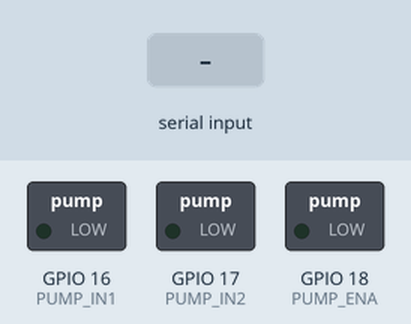
This sketch was run on a simulated ESP32. On the bench: switched loads named in the sketch (green lamp = pin HIGH). The test bench sets the inputs (shaded band). WiFi joins after 1.5 s; servers stay silent unless stated; the local clock reads 2024-03-15 10:24:30 at power-on unless the sketch sets it; EEPROM starts erased; what the sketch prints to the serial monitor is not drawn.

Above: at 0.0 s.
At 2.9 s:
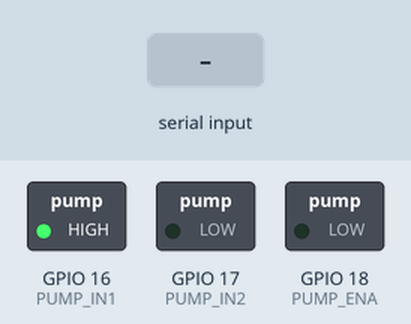
3.0 s: "P" received over Serial
At 3.7 s:
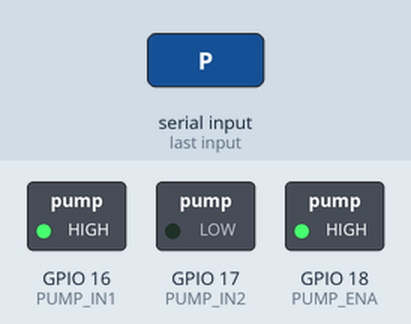
5.4 s: "R" received over Serial
7.0 s: "E" received over Serial
Timing chart, 0 to 10.0 s (numbered marks = the images above; inputs shaded):
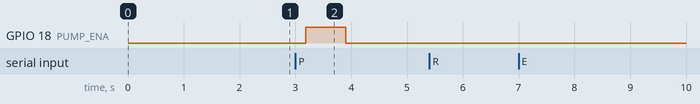

The sketch:

water_test.ino
```cpp
// ESP32: Real-time growth stage scheduler (NTP + NVS)
#include <WiFi.h>
#include <time.h>
#include <Preferences.h>

// ===== 펌프 핀 설정 =====
#define PUMP_IN1 16
#define PUMP_IN2 17
#define PUMP_ENA 18

// ===== LEDC PWM 설정 =====
#define PUMP_CH       0      // PWM 채널
#define PUMP_PWM_FREQ 5000   // 5 kHz
#define PUMP_PWM_RES  8      // 8-bit (0~255)
#define PUMP_FULL_DUTY 255   // 최대 듀티

// ===== 펌프 유량 =====
float PUMP_FLOW_LPS = 0.20f; // 0.20 L/s = 200 mL/s (실측 후 교체)

// ===== 안전 제한 =====
const unsigned long PUMP_MIN_MS = 250;   // 최소 동작시간
const unsigned long PUMP_MAX_MS = 15000; // 최대 동작시간

// ===== NVS 저장소 =====
Preferences prefs;
const char* NVS_NAMESPACE = "grow";
const char* NVS_KEY_PLANT = "plant_epoch";
const char* NVS_KEY_LAST_IRRIG = "last_irrig";

// ===== Wi-Fi 설정 =====
const char* WIFI_SSID = "JJY_WIFI";
const char* WIFI_PW   = "62935701";
const long  GMT_OFFSET_SEC = 9 * 3600;   // KST = UTC+9
const int   DST_OFFSET_SEC = 0;

// ===== 화분/모델 파라미터 =====
const float POT_L        = 1.8;   // 배양토 부피 : 1.8L
const float POT_AREA_M2  = 0.24f * 0.24f; // 화분 면적 : 24x24cm
const float AWC_L_PER_L  = 0.20;  // 포팅믹스 유효수분함량
const float P_ALLOW      = 0.40;  // 허용 소모율
float       ET0_MM_DAY   = 2.5;   // 실내 기준 ET0

// ===== 생육 단계 구조체 =====
struct Stage {
  const char* name;
  int start_day;
  int end_day;
  float Kc;
  float G;
};

// ===== 생육 단계 정의 =====
Stage STAGES[] = {
  {"초기(발아~본엽1-2)",   0, 10, 0.50f, 0.20f},
  {"생육중기(엽수 증가)", 11, 25, 0.70f, 0.50f},
  {"수확기(잎 최대)",     26, 45, 0.95f, 0.75f},
};
const int STAGE_COUNT = sizeof(STAGES)/sizeof(STAGES[0]);

// ===== 계산 함수 =====
float calcDailyNeedL(float et0, float kc, float G) {
  float ETc = et0 * kc;
  float effective_area = POT_AREA_M2 * G;
  return ETc * effective_area;
}

float calcEventVolumeL() {
  return POT_L * AWC_L_PER_L * P_ALLOW;
}

// ===== 시간 함수 =====
bool getNow(time_t& nowUtc) {
  struct tm t;
  if (!getLocalTime(&t)) return false;
  time_t local = mktime(&t);
  nowUtc = local - GMT_OFFSET_SEC;
  return true;
}

int daysSince(time_t plantEpochUtc) {
  time_t nowUtc;
  if (!getNow(nowUtc)) return -1;
  double sec = difftime(nowUtc, plantEpochUtc);
  return (int)(sec / 86400.0);
}

const Stage* currentStage(int days_since) {
  for (int i=0; i<STAGE_COUNT; ++i) {
    if (days_since >= STAGES[i].start_day && days_since <= STAGES[i].end_day) {
      return &STAGES[i];
    }
  }
  return &STAGES[STAGE_COUNT-1];
}

void stageWithLerp(int days_since, float& kc_out, float& g_out, const char*& name_out) {
  const Stage* s = currentStage(days_since);
  name_out = s->name;
  float span = max(1, s->end_day - s->start_day);
  float prog = constrain((days_since - s->start_day) / span, 0.0f, 1.0f);

  int idx = 0;
  for (int i=0; i<STAGE_COUNT; ++i) if (s == &STAGES[i]) { idx = i; break; }
  if (idx < STAGE_COUNT - 1) {
    const Stage& next = STAGES[idx + 1];
    kc_out = s->Kc + (next.Kc - s->Kc) * prog;
    g_out  = s->G  + (next.G  - s->G ) * prog;
  } else {
    kc_out = s->Kc;
    g_out  = s->G;
  }
}

// ===== 펌프 제어 =====
unsigned long msForLiters(float liters) {
  if (PUMP_FLOW_LPS <= 0.0f) return 0;
  float sec = liters / PUMP_FLOW_LPS;
  unsigned long ms = (unsigned long)(sec * 1000.0f);
  if (ms < PUMP_MIN_MS) ms = PUMP_MIN_MS;
  if (ms > PUMP_MAX_MS) ms = PUMP_MAX_MS;
  return ms;
}

void pumpRunMs(unsigned long ms) {
  ledcWrite(PUMP_CH, PUMP_FULL_DUTY);
  delay(ms);
  ledcWrite(PUMP_CH, 0);
}

void irrigateLiters(float liters) {
  if (liters <= 0.0f) return;

  const unsigned long SPLIT_THRESH_MS = 10000;
  unsigned long ms = msForLiters(liters);

  Serial.print("[관수] 목표량 ");
  Serial.print(liters, 3);
  Serial.print(" L (");
  Serial.print(liters * 1000, 0);
  Serial.print(" ml) → ");
  Serial.print(ms);
  Serial.println(" ms 가동");

  if (ms <= SPLIT_THRESH_MS) {
    pumpRunMs(ms);
  } else {
    unsigned long half = ms / 2;
    pumpRunMs(half);
    delay(1500);
    pumpRunMs(ms - half);
  }
}

// ===== NVS 함수 =====
void setLastIrrigUtc(time_t utc) {
  prefs.putLong64(NVS_KEY_LAST_IRRIG, (long long)utc);
}

time_t getLastIrrigUtc() {
  return (time_t)prefs.getLong64(NVS_KEY_LAST_IRRIG, 0);
}

// ===== 상태 출력 =====
void printStatus() {
  time_t plantEpoch = prefs.getLong64(NVS_KEY_PLANT, 0);
  if (plantEpoch == 0) {
    Serial.println("파종 시각 미설정 → 'P' 입력으로 설정하세요.");
    return;
  }
  int d = daysSince(plantEpoch);
  if (d < 0) {
    Serial.println("시간 동기화 전입니다(NTP/RTC 필요).");
    return;
  }

  const char* name;
  float Kc, G;
  stageWithLerp(d, Kc, G, name);

  float dailyL = calcDailyNeedL(ET0_MM_DAY, Kc, G);
  float eventL = calcEventVolumeL();
  float daysPeriod = (dailyL > 0) ? (eventL / dailyL) : 0;

  Serial.println("\n===== 생육 단계 자동 전환 =====");
  Serial.print("경과일수: "); Serial.println(d);
  Serial.print("현재 단계: "); Serial.println(name);
  Serial.print("Kc="); Serial.print(Kc, 2);
  Serial.print(", G="); Serial.println(G, 2);
  Serial.print("ET0="); Serial.print(ET0_MM_DAY, 2); Serial.println(" mm/day");
  Serial.print("하루 필요수량: "); Serial.print(dailyL, 3); Serial.println(" L/화분");
  Serial.print("권장 1회 급수량: "); Serial.print(eventL, 3);
  Serial.print(" L ("); Serial.print(eventL * 1000, 0); Serial.println(" ml)");
  Serial.print("관수 주기: "); Serial.print(daysPeriod, 1); Serial.println(" 일/회");

  // 다음 급수까지 남은 시간
  Serial.println("\n----- 급수 스케줄 -----");
  time_t lastUtc = getLastIrrigUtc();
  time_t nowUtc;

  if (lastUtc == 0) {
    Serial.println("⚠️ 아직 급수 이력 없음");
    Serial.println("→ 다음 관수 주기 도달 시 자동 급수");
  } else if (getNow(nowUtc)) {
    double elapsedDays = difftime(nowUtc, lastUtc) / 86400.0;
    double remainDays = daysPeriod - elapsedDays;

    Serial.print("마지막 급수: ");
    Serial.print(elapsedDays, 1);
    Serial.println("일 전");

    if (remainDays > 0) {
      Serial.print("다음 급수까지: ");

      int days = (int)remainDays;
      int hours = (int)((remainDays - days) * 24);
      int minutes = (int)(((remainDays - days) * 24 - hours) * 60);

      if (days > 0) {
        Serial.print(days);
        Serial.print("일 ");
      }
      Serial.print(hours);
      Serial.print("시간 ");
      Serial.print(minutes);
      Serial.println("분 남음");

      //Serial.print("진행률: ");
      //Serial.print((elapsedDays / daysPeriod) * 100, 1);
      //Serial.println("%");
    } else {
      Serial.println("⏰ 급수 시간 도달!");
      Serial.println("→ 다음 loop에서 자동 급수 실행");
    }
  }
  Serial.println("========================\n");
}

// 테스트용 함수
void setPlantDaysAgo(int days) {
  time_t nowUtc;
  if (getNow(nowUtc)) {
    time_t plantUtc = nowUtc - (days * 86400);  // days일 전
    prefs.putLong64(NVS_KEY_PLANT, (long long)plantUtc);
  }
}

void setup() {
  Serial.begin(115200);
  delay(200);

  // WiFi 연결
  WiFi.mode(WIFI_STA);
  WiFi.begin(WIFI_SSID, WIFI_PW);
  Serial.print("WiFi connecting");
  for (int i=0; i<40 && WiFi.status()!=WL_CONNECTED; ++i) {
    Serial.print(".");
    delay(250);
  }
  Serial.println();
  if (WiFi.status()==WL_CONNECTED) {
    Serial.print("WiFi OK: "); Serial.println(WiFi.localIP());
  } else {
    Serial.println("WiFi FAIL (시간 동기화 안될 수 있음)");
  }

  configTime(GMT_OFFSET_SEC, DST_OFFSET_SEC, "pool.ntp.org", "time.nist.gov");

  prefs.begin(NVS_NAMESPACE, false);
  time_t plantEpoch = prefs.getLong64(NVS_KEY_PLANT, 0);
  if (plantEpoch == 0) {
    Serial.println("\n[안내] 파종 시각이 저장되어 있지 않습니다.");
    Serial.println("시리얼 창에 명령어를 입력하세요.");
  } else {
    Serial.print("[불러옴] 저장된 파종 UTC epoch: "); Serial.println((long long)plantEpoch);
  }

  Serial.println("\n===== 명령어 =====");
  Serial.println("  P : 현재 시각을 파종 시각으로 저장");
  Serial.println("  R : 저장된 파종 시각 삭제");
  Serial.println("  E : 현재 상태 출력");
  Serial.println("  ---");
  Serial.println("  1 : 5일차 테스트 (초기 단계)");
  Serial.println("  2 : 15일차 테스트 (생육중기)");
  Serial.println("  3 : 30일차 테스트 (수확기)");
  Serial.println("  T : 강제 관수 실행");
  Serial.println("===================");

  // 펌프 핀 설정
  pinMode(PUMP_IN1, OUTPUT);
  pinMode(PUMP_IN2, OUTPUT);
  digitalWrite(PUMP_IN1, HIGH);
  digitalWrite(PUMP_IN2, LOW);

  // LEDC 초기화
  ledcSetup(PUMP_CH, PUMP_PWM_FREQ, PUMP_PWM_RES);
  ledcAttachPin(PUMP_ENA, PUMP_CH);
  ledcWrite(PUMP_CH, 0);

  Serial.println("\n===== 급수 알고리즘 테스트 시작 =====\n");
}

unsigned long lastPrint = 0;

void loop() {
  // 시리얼 명령 처리
  if (Serial.available()) {
    char c = Serial.read();
    if (c=='P' || c=='p') {
      time_t nowUtc;
      if (getNow(nowUtc)) {
        prefs.putLong64(NVS_KEY_PLANT, (long long)nowUtc);
        Serial.println("[저장] 파종 시각 저장 완료.");
        printStatus();
      } else {
        Serial.println("[오류] 현재 시각을 얻지 못했습니다(NTP 미동기)");
      }
    }
    else if (c=='R' || c=='r') {
      prefs.remove(NVS_KEY_PLANT);
      prefs.remove(NVS_KEY_LAST_IRRIG);
      Serial.println("[삭제] 모든 데이터 삭제 완료.");
    }
    else if (c=='E' || c=='e') {
      printStatus();
    }
    else if (c=='1') {
      setPlantDaysAgo(5);
      Serial.println("→ 5일 전 파종으로 설정 (초기 단계)");
      printStatus();
    }
    else if (c=='2') {
      setPlantDaysAgo(15);
      Serial.println("→ 15일 전 파종으로 설정 (생육중기)");
      printStatus();
    }
    else if (c=='3') {
      setPlantDaysAgo(30);
      Serial.println("→ 30일 전 파종으로 설정 (수확기)");
      printStatus();
    }
    else if (c=='T' || c=='t') {
      Serial.println("\n[테스트] 강제 관수 실행!");
      float eventL = calcEventVolumeL();
      irrigateLiters(eventL);

      // 급수 이력 저장
      time_t nowUtc;
      if (getNow(nowUtc)) {
        setLastIrrigUtc(nowUtc);
        Serial.println("→ 급수 이력 저장 완료\n");
      }
    }
  }

  // 주기적 상태 출력 (5초마다)
  if (millis() - lastPrint > 5000) {
    printStatus();
    lastPrint = millis();
  }

  // 관수 스케줄러
  time_t plantEpoch = prefs.getLong64(NVS_KEY_PLANT, 0);
  if (plantEpoch != 0) {
    int d = daysSince(plantEpoch);
    if (d >= 0) {
      const char* name;
      float Kc, G;
      stageWithLerp(d, Kc, G, name);

      float dailyL    = calcDailyNeedL(ET0_MM_DAY, Kc, G);
      float eventL    = calcEventVolumeL();
      float daysPeriod = (dailyL > 0) ? (eventL / dailyL) : 0;

      time_t nowUtc;
      if (getNow(nowUtc) && daysPeriod > 0.0f) {
        time_t lastUtc = getLastIrrigUtc();
        double elapsedDays = (lastUtc > 0) ? (difftime(nowUtc, lastUtc) / 86400.0) : 9999.0;

        if (elapsedDays >= daysPeriod) {
          Serial.println("\n[스케줄] 관수 주기 도달 → 자동 관수 실행");
          irrigateLiters(eventL);
          setLastIrrigUtc(nowUtc);
          Serial.println();
        }
      }
    }
  }

  delay(200);
}
```

Measured:
- after the input at 3.0 s, GPIO 18 (PUMP_ENA): LOW → HIGH after 0.18 s, → LOW 0.72 s later
- after the input at 5.4 s, every drawn part: stays the same
- after the input at 7.0 s, every drawn part: stays the same
